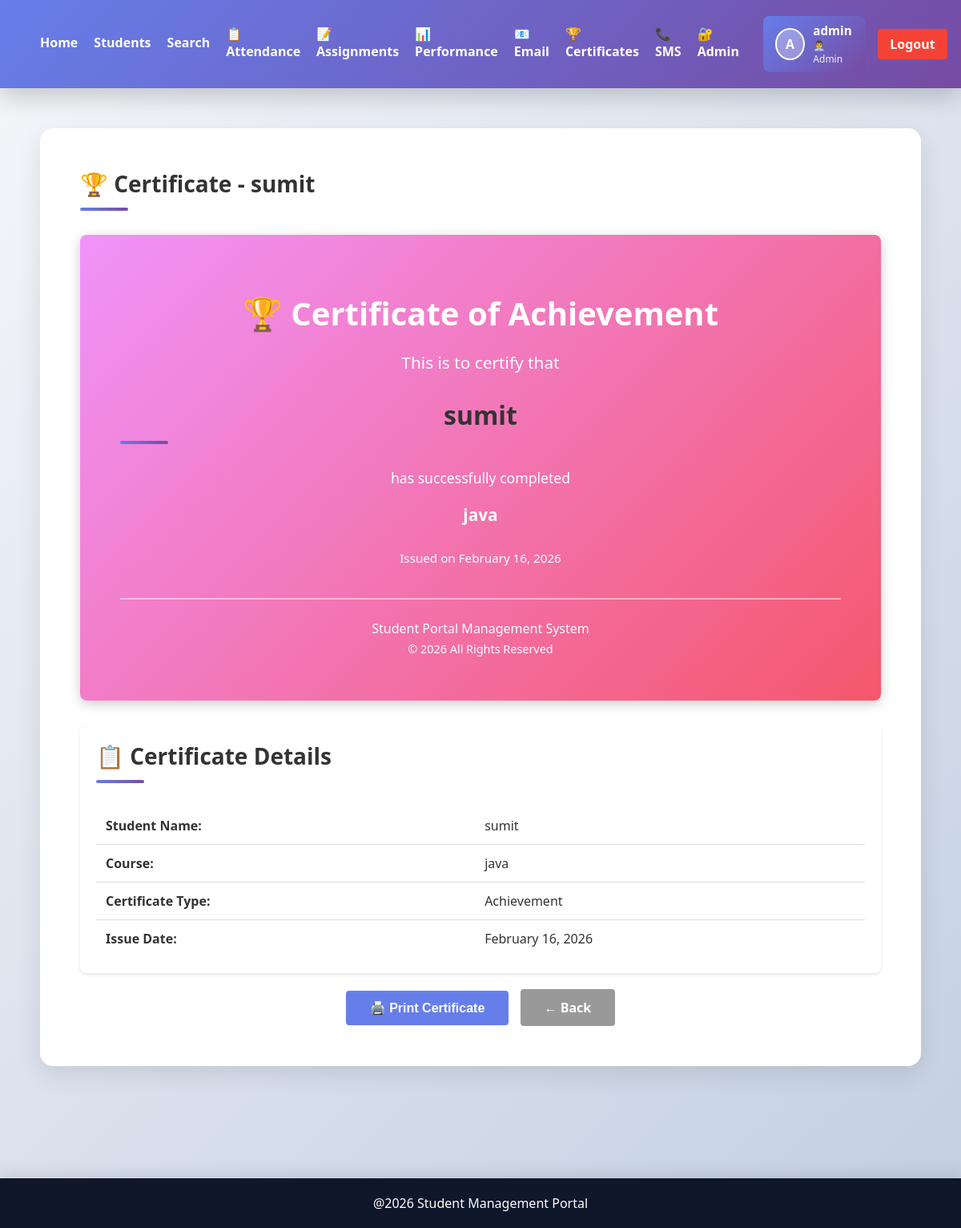
The app's page /certificate/2/ (signed in) with its own data.
### students/models.py (models this page shows, shortened)
class Certificate(models.Model):
    student = models.ForeignKey(Student, on_delete=models.CASCADE, related_name='certificates')
    course = models.CharField(max_length=100)
    issue_date = models.DateField(auto_now_add=True)
    certificate_type = models.CharField(max_length=20, choices=[
        ('completion', 'Completion'),
        ('achievement', 'Achievement'),
        ('merit', 'Merit'),
    ], default='completion')
    certificate_file = models.FileField(upload_to='certificates/', null=True, blank=True)
    generated_at = models.DateTimeField(auto_now_add=True)
    class Meta:
        ordering = ['-issue_date']

class Student(models.Model):
    name = models.CharField(max_length=100)
    course = models.CharField(max_length=100)
    marks = models.IntegerField()
    age = models.IntegerField(default=18)
    profile_pic = models.ImageField(upload_to='profiles/', blank=True, null=True)

### students/views.py (the view)
# urls.py: path('certificate/<int:certificate_id>/', views.view_certificate, name='view_certificate'),
@login_required(login_url='login')
def view_certificate(request, certificate_id):
    certificate = Certificate.objects.get(id=certificate_id)
    data = {
        'certificate': certificate,
    }
    return render(request, 'view_certificate.html', data)

### students/templates/view_certificate.html
{% extends 'base.html' %}
{% block content %}
<section class="content-section">
    <h2>🏆 Certificate - {{ certificate.student.name }}</h2>
    <div style="background: linear-gradient(135deg, #f093fb, #f5576c); color: white; padding: 50px; border-radius: 8px; margin: 30px 0; text-align: center; box-shadow: 0 4px 15px rgba(0,0,0,0.2);">
        <h1 style="margin: 20px 0; font-size: 2.5em;">🏆 Certificate of {{ certificate.get_certificate_type_display }}</h1>
        <p style="font-size: 1.3em; margin: 20px 0;">This is to certify that</p>
        <h2 style="font-size: 2em; margin: 30px 0;">{{ certificate.student.name }}</h2>
        <p style="font-size: 1.1em; margin: 20px 0;">has successfully completed</p>
        <p style="font-size: 1.3em; font-weight: 600; margin: 20px 0;">{{ certificate.course }}</p>
        <p style="font-size: 0.95em; margin: 30px 0;">Issued on {{ certificate.issue_date|date:"F d, Y" }}</p>
        <div style="border-top: 2px solid rgba(255,255,255,0.5); margin-top: 40px; padding-top: 20px;">
            <p style="margin: 5px 0;">Student Portal Management System</p>
            <p style="margin: 5px 0; font-size: 0.9em;">© 2026 All Rights Reserved</p>
        </div>
    </div>
    <div style="background: white; padding: 20px; border-radius: 8px; box-shadow: 0 2px 4px rgba(0,0,0,0.1);">
        <h3>📋 Certificate Details</h3>
        <table style="width: 100%; border-collapse: collapse;">
            <tr style="border-bottom: 1px solid #ddd;">
                <td style="padding: 12px; font-weight: 600;">Student Name:</td>
                <td style="padding: 12px;">{{ certificate.student.name }}</td>
            </tr>
            <tr style="border-bottom: 1px solid #ddd;">
                <td style="padding: 12px; font-weight: 600;">Course:</td>
                <td style="padding: 12px;">{{ certificate.course }}</td>
            </tr>
            <tr style="border-bottom: 1px solid #ddd;">
                <td style="padding: 12px; font-weight: 600;">Certificate Type:</td>
                <td style="padding: 12px;">{{ certificate.get_certificate_type_display }}</td>
            </tr>
            <tr>
                <td style="padding: 12px; font-weight: 600;">Issue Date:</td>
                <td style="padding: 12px;">{{ certificate.issue_date|date:"F d, Y" }}</td>
            </tr>
        </table>
    </div>
    <div style="margin-top: 20px; text-align: center;">
        <button onclick="window.print()" style="padding: 12px 30px; background: #667eea; color: white; border: none; border-radius: 4px; font-weight: 600; cursor: pointer; font-size: 1em;">🖨️ Print Certificate</button>
        <a href="{% url 'certificates' %}" style="display: inline-block; margin-left: 10px; padding: 12px 30px; background: #999; color: white; border-radius: 4px; text-decoration: none; font-weight: 600;">← Back</a>
    </div>
</section>
{% endblock %}

### students/templates/base.html (shortened to what this page needs)
{% load student_extras %}
{% load static %}
<!DOCTYPE html>
<html>
    <head>
        <link rel="stylesheet" href="{%static 'css/style.css'%}">
    </head>
    <body>
        <header class="navbar">
            <nav style="display: flex; justify-content: space-between; align-items: center;">
                <div style="display: flex; gap: 20px; align-items: center;">
                    <a href="{% url 'home' %}">Home</a>
                    <a href="{% url 'students' %}">Students</a>
                    <a href="{% url 'search' %}">Search</a>
                    <a href="{% url 'attendance' %}">📋 Attendance</a>
                    <a href="{% url 'assignments' %}">📝 Assignments</a>
                    <a href="{% url 'performance_charts' %}">📊 Performance</a>
                    {% if user.is_staff or user.is_superuser %}
                        <a href="{% url 'email_notifications' %}">📧 Email</a>
                        <a href="{% url 'certificates' %}">🏆 Certificates</a>
                        <a href="{% url 'sms_alerts' %}">📞 SMS</a>
                        <a href="{% url 'admin_panel' %}">🔐 Admin</a>
                    {% endif %}
                </div>
                <div style="display: flex; align-items: center; gap: 15px;">
                    {% if user.is_authenticated %}
                        {% with admin_user=user %}
                            {% if user.is_staff or user.is_superuser %}
                                <div style="display: flex; align-items: center; gap: 10px; padding: 8px 15px; background: linear-gradient(135deg, #667eea, #764ba2); border-radius: 8px; color: white;">
                                    {% with profile=admin_user.student_set.first %}
                                        {% if profile.profile_pic %}
                                            <img src="{{ profile.profile_pic.url }}" alt="{{ admin_user.username }}" style="width: 40px; height: 40px; border-radius: 50%; object-fit: cover; border: 2px solid white;">
                                        {% else %}
                                            <div style="width: 40px; height: 40px; border-radius: 50%; background: rgba(255,255,255,0.3); display: flex; align-items: center; justify-content: center; font-weight: bold; border: 2px solid white;">
                                                {{ admin_user.first_name|first|upper|default:admin_user.username|first|upper }}
                                            </div>
                                        {% endif %}
                                    {% endwith %}
                                    <div>
                                        <div style="font-weight: 600; font-size: 0.95em;">{{ admin_user.first_name|default:admin_user.username }}</div>
                                        <div style="font-size: 0.75em; opacity: 0.9;">👨‍💼 Admin</div>
                                    </div>
                                </div>
                            {% endif %}
                        {% endwith %}
                        <a href="{% url 'logout' %}" style="padding: 8px 15px; background: #f44336; color: white; border-radius: 4px; text-decoration: none; font-weight: 600;">Logout</a>
                    {% else %}
                        <a href="{% url 'login' %}">Login</a>
                    {% endif %}
                </div>
            </nav>
        </header>
        <div class="container">
            {% block content %}
            {% endblock %}
        </div>
        <footer class="footer">
            <p>@2026 Student Management Portal</p>
        </footer>
    </body>
</html>

### students/static/css/style.css (style rules this page uses)
* { margin: 0; padding: 0; box-sizing: border-box; }
body { font-family: 'Segoe UI', 'Roboto', Tahoma, Geneva, Verdana, sans-serif; background: linear-gradient(135deg, #f5f7fa 0%, #c3cfe2 100%); min-height: 100vh; color: #333; }
.navbar { background: linear-gradient(135deg, #667eea 0%, #764ba2 100%); color: white; display: flex; justify-content: space-between; align-items: center; padding: 20px 50px; box-shadow: 0 10px 30px rgba(0, 0, 0, 0.2); position: sticky; top: 0; z-index: 100; }
nav { display: flex; gap: 30px; }
.navbar a { color: white; text-decoration: none; font-weight: 600; transition: all 0.3s ease; position: relative; padding-bottom: 5px; }
.navbar a::after { content: ''; position: absolute; bottom: 0; left: 0; width: 0; height: 2px; background: #fbbf24; transition: width 0.3s ease; }
.container { padding: 50px; max-width: 1400px; margin: 0 auto; }
.content-section { background: white; padding: 50px; margin-bottom: 40px; border-radius: 16px; box-shadow: 0 10px 30px rgba(0, 0, 0, 0.1); }
.content-section h2, .content-section h3 { color: #333; margin-top: 0; margin-bottom: 30px; font-size: 28px; font-weight: 700; position: relative; padding-bottom: 15px; }
.content-section h2::after, .content-section h3::after { content: ''; position: absolute; bottom: 0; left: 0; width: 60px; height: 4px; background: linear-gradient(135deg, #667eea, #764ba2); border-radius: 2px; }
.footer { background: linear-gradient(135deg, #667eea, #764ba2); color: white; text-align: center; padding: 30px; margin-top: 60px; box-shadow: 0 -5px 20px rgba(0, 0, 0, 0.1); }
.footer p { margin: 0; font-weight: 500; }
.footer { text-align:center; background:#0f172a; color:white; padding:20px; margin-top:50px; }

### records on screen
Certificate: student.name "sumit", certificate_type "Achievement", course "java", issue_date "February 16, 2026"

### other values on screen
{{ admin_user.first_name|default:admin_user.username }} "admin"
